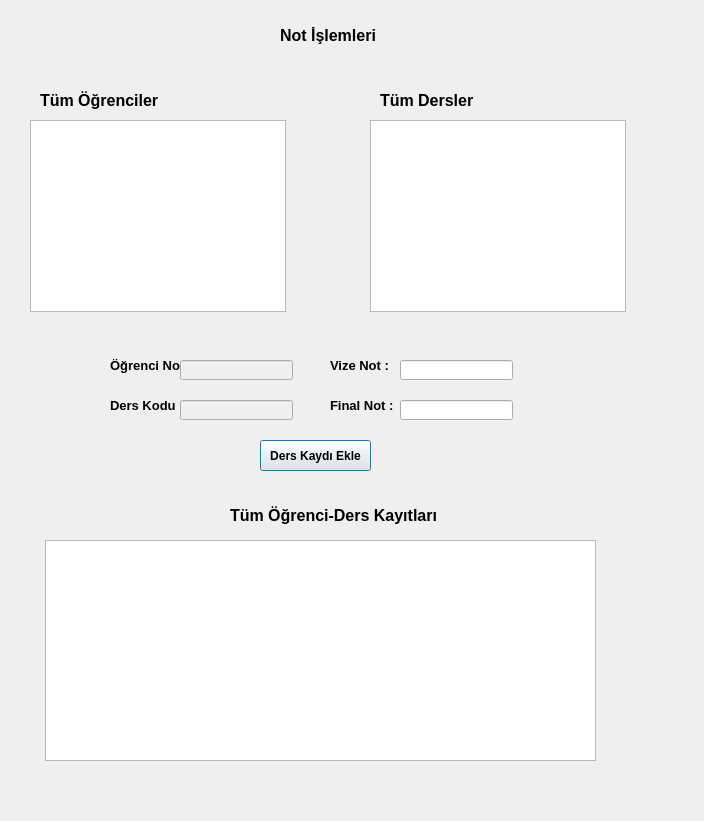
<?xml version="1.0" encoding="UTF-8"?>
<ui version="4.0">
 <class>Not</class>
 <widget class="QDialog" name="Not">
  <property name="geometry">
   <rect>
    <x>0</x>
    <y>0</y>
    <width>704</width>
    <height>821</height>
   </rect>
  </property>
  <property name="windowTitle">
   <string>Dialog</string>
  </property>
  <widget class="QLabel" name="not_lbl">
   <property name="geometry">
    <rect>
     <x>280</x>
     <y>10</y>
     <width>221</width>
     <height>51</height>
    </rect>
   </property>
   <property name="font">
    <font>
     <pointsize>12</pointsize>
     <bold>true</bold>
    </font>
   </property>
   <property name="text">
    <string>Not İşlemleri</string>
   </property>
  </widget>
  <widget class="QLabel" name="label">
   <property name="geometry">
    <rect>
     <x>40</x>
     <y>80</y>
     <width>181</width>
     <height>41</height>
    </rect>
   </property>
   <property name="font">
    <font>
     <pointsize>12</pointsize>
     <bold>true</bold>
    </font>
   </property>
   <property name="text">
    <string>Tüm Öğrenciler</string>
   </property>
  </widget>
  <widget class="QTableView" name="ogr_table">
   <property name="geometry">
    <rect>
     <x>30</x>
     <y>120</y>
     <width>256</width>
     <height>192</height>
    </rect>
   </property>
  </widget>
  <widget class="QLabel" name="label_2">
   <property name="geometry">
    <rect>
     <x>380</x>
     <y>80</y>
     <width>201</width>
     <height>41</height>
    </rect>
   </property>
   <property name="font">
    <font>
     <pointsize>12</pointsize>
     <bold>true</bold>
    </font>
   </property>
   <property name="text">
    <string>Tüm Dersler</string>
   </property>
  </widget>
  <widget class="QTableView" name="ders_table">
   <property name="geometry">
    <rect>
     <x>370</x>
     <y>120</y>
     <width>256</width>
     <height>192</height>
    </rect>
   </property>
  </widget>
  <widget class="QLabel" name="label_3">
   <property name="geometry">
    <rect>
     <x>110</x>
     <y>350</y>
     <width>111</width>
     <height>31</height>
    </rect>
   </property>
   <property name="font">
    <font>
     <pointsize>10</pointsize>
     <bold>true</bold>
    </font>
   </property>
   <property name="text">
    <string>Öğrenci No: </string>
   </property>
  </widget>
  <widget class="QLabel" name="label_4">
   <property name="geometry">
    <rect>
     <x>110</x>
     <y>390</y>
     <width>111</width>
     <height>31</height>
    </rect>
   </property>
   <property name="font">
    <font>
     <pointsize>10</pointsize>
     <bold>true</bold>
    </font>
   </property>
   <property name="text">
    <string>Ders Kodu :</string>
   </property>
  </widget>
  <widget class="QLineEdit" name="no_ln">
   <property name="enabled">
    <bool>false</bool>
   </property>
   <property name="geometry">
    <rect>
     <x>180</x>
     <y>360</y>
     <width>113</width>
     <height>20</height>
    </rect>
   </property>
  </widget>
  <widget class="QLineEdit" name="kod_ln">
   <property name="enabled">
    <bool>false</bool>
   </property>
   <property name="geometry">
    <rect>
     <x>180</x>
     <y>400</y>
     <width>113</width>
     <height>20</height>
    </rect>
   </property>
  </widget>
  <widget class="QLineEdit" name="final_ln">
   <property name="geometry">
    <rect>
     <x>400</x>
     <y>400</y>
     <width>113</width>
     <height>20</height>
    </rect>
   </property>
  </widget>
  <widget class="QLineEdit" name="vize_ln">
   <property name="geometry">
    <rect>
     <x>400</x>
     <y>360</y>
     <width>113</width>
     <height>20</height>
    </rect>
   </property>
  </widget>
  <widget class="QLabel" name="label_5">
   <property name="geometry">
    <rect>
     <x>330</x>
     <y>350</y>
     <width>111</width>
     <height>31</height>
    </rect>
   </property>
   <property name="font">
    <font>
     <pointsize>10</pointsize>
     <bold>true</bold>
    </font>
   </property>
   <property name="text">
    <string>Vize Not :</string>
   </property>
  </widget>
  <widget class="QLabel" name="label_6">
   <property name="geometry">
    <rect>
     <x>330</x>
     <y>390</y>
     <width>111</width>
     <height>31</height>
    </rect>
   </property>
   <property name="font">
    <font>
     <pointsize>10</pointsize>
     <bold>true</bold>
    </font>
   </property>
   <property name="text">
    <string>Final Not :</string>
   </property>
  </widget>
  <widget class="QPushButton" name="kayit_btn">
   <property name="geometry">
    <rect>
     <x>260</x>
     <y>440</y>
     <width>111</width>
     <height>31</height>
    </rect>
   </property>
   <property name="font">
    <font>
     <bold>true</bold>
    </font>
   </property>
   <property name="text">
    <string>Ders Kaydı Ekle</string>
   </property>
  </widget>
  <widget class="QLabel" name="label_7">
   <property name="geometry">
    <rect>
     <x>230</x>
     <y>500</y>
     <width>251</width>
     <height>31</height>
    </rect>
   </property>
   <property name="font">
    <font>
     <pointsize>12</pointsize>
     <bold>true</bold>
    </font>
   </property>
   <property name="text">
    <string>Tüm Öğrenci-Ders Kayıtları</string>
   </property>
  </widget>
  <widget class="QTableView" name="not_table">
   <property name="geometry">
    <rect>
     <x>45</x>
     <y>540</y>
     <width>551</width>
     <height>221</height>
    </rect>
   </property>
  </widget>
 </widget>
 <resources/>
 <connections/>
</ui>
